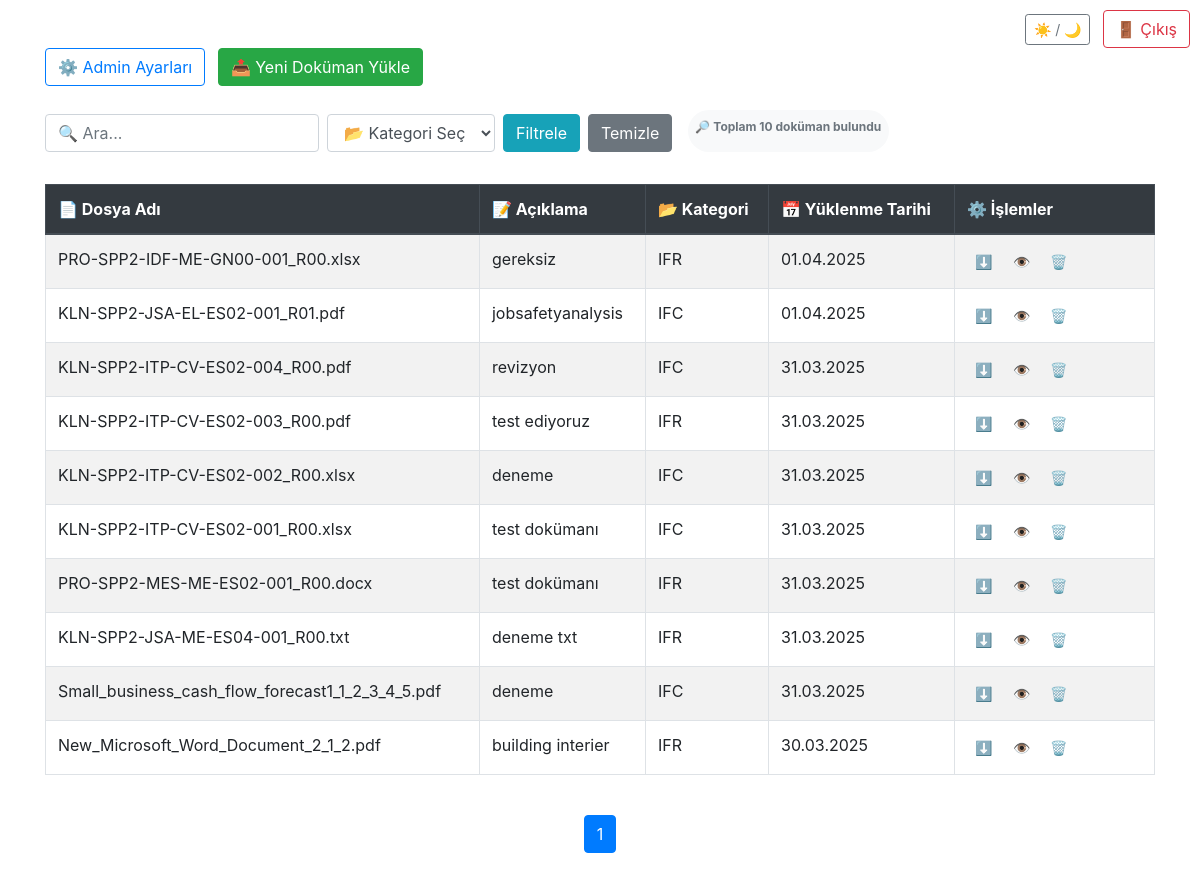
Page /documents (signed in) on the committed database.
### models.py (models this page shows)
class Document(db.Model):
    __tablename__ = 'documents'
    id = db.Column(db.Integer, primary_key=True)
    filename = db.Column(db.String(255), nullable=False)
    document_number = db.Column(db.String(100), nullable=True)
    description = db.Column(db.Text)
    upload_date = db.Column(db.DateTime, default=datetime.utcnow)
    user_id = db.Column(db.Integer, db.ForeignKey('users.id'))
    category = db.Column(db.String(50))
    project_code = db.Column(db.String(50))
    revision = db.Column(db.Integer, default=1)

### views/document_routes.py (the view, shortened to what this page needs)
@document_bp.route('/documents')
@login_required
def documents():
    search_query = request.args.get('query', '').lower()
    filter_category = request.args.get('filter_category', '').strip()
    page = request.args.get('page', 1, type=int)
    per_page = request.args.get('per_page', 10, type=int)
    query = Document.query
    if filter_category:
        query = query.filter_by(category=filter_category)
    total_docs = query.count()
    documents = query.order_by(Document.upload_date.desc()) \
                     .offset((page - 1) * per_page) \
                     .limit(per_page) \
                     .all()
    total_pages = math.ceil(total_docs / per_page) if total_docs else 1
    return render_template('index.html',
                        documents=documents,
                        search_query=search_query,
                        filter_category=filter_category,
                        current_page=page,
                        total_pages=total_pages,
                        per_page=per_page,
                        total_docs=total_docs)  # 🧩 Bunu ekle!

### app.py (called while the page is built)
@login_manager.user_loader
def load_user(user_id):
    return db.session.get(User, int(user_id))

@app.before_request
def before_request():
    if not current_user.is_authenticated:
        if request.endpoint:
            if request.endpoint.startswith("static"):
                return  # static dosyalar için engel olma
            if request.endpoint in ['auth.login', 'auth.logout']:
                return  # giriş çıkış işlemleri için engel olma
        return redirect(url_for('auth.login', next=request.url))

### templates/index.html (shortened to what this page needs)
{% extends "base.html" %}
{% block content %}
<div class="d-flex justify-content-between align-items-center mb-4">
  <div>
    {% if current_user.role == 'admin' %}
    <a href="{{ url_for('admin_settings.admin_settings') }}" class="btn btn-outline-primary mr-2">⚙️ Admin Ayarları</a>
    <a href="{{ url_for('upload.upload_file') }}" class="btn btn-success">📤 Yeni Doküman Yükle</a>
    {% endif %}
  </div>
</div>
<div class="mb-4 d-flex align-items-end flex-wrap gap-2">
  <form class="form-inline mr-3 mb-2" method="get">
    <div class="form-group mr-2">
      <input type="text" name="query" class="form-control" placeholder="🔍 Ara..." value="{{ search_query }}">
    </div>
    <div class="form-group mr-2">
      <select name="filter_category" class="form-control">
        <option value="">📂 Kategori Seç</option>
      </select>
    </div>
    <button type="submit" class="btn btn-info mr-2">Filtrele</button>
    <a href="{{ url_for('documents.documents') }}" class="btn btn-secondary">Temizle</a>
  </form>
  <div class="mb-2">
    <span class="badge badge-pill badge-light">
      <p class="text-muted mt-2">🔎 Toplam {{ total_docs }} doküman bulundu</p>
    </span>
  </div>
</div>
{% if documents %}
  <div class="table-responsive">
    <table class="table table-bordered table-hover table-striped">
      <thead class="thead-dark">
        <tr>
          <th>📄 Dosya Adı</th>
          <th>📝 Açıklama</th>
          <th>📂 Kategori</th>
          <th>📅 Yüklenme Tarihi</th>
          <th style="width: 200px;">⚙️ İşlemler</th>
        </tr>
      </thead>
      <tbody>
        {% for doc in documents %}
          <tr>
            <td>{{ doc.filename }}</td>
            <td>{{ doc.description }}</td>
            <td>{{ doc.category }}</td>
            <td>{{ doc.upload_date.strftime('%d.%m.%Y') }}</td>
            <td>
              <a href="{{ url_for('documents.download_file', filename=doc.filename) }}" class="btn btn-sm border-0">⬇️</a>
              <a href="{{ url_for('documents.preview_file', filename=doc.filename) }}" class="btn btn-sm border-0">👁️</a>
              {% if current_user.role == 'admin' %}
                <button class="btn btn-sm border-0" data-toggle="modal" data-target="#deleteModal" data-filename="{{ doc.filename }}">🗑️</button>
              {% endif %}
            </td>
          </tr>
        {% endfor %}
      </tbody>
    </table>
  </div>
{% else %}
  <p class="text-muted">Henüz doküman bulunmuyor.</p>
{% endif %}
<nav aria-label="Sayfalama">
  <ul class="pagination justify-content-center mt-4">
    {% for page_num in range(1, total_pages + 1) %}
      <li class="page-item {% if page_num == current_page %}active{% endif %}">
        <a class="page-link" href="{{ url_for('documents.documents', page=page_num, query=search_query, filter_category=filter_category) }}">
          {{ page_num }}
        </a>
      </li>
    {% endfor %}
  </ul>
</nav>
{% endblock %}

### templates/base.html (shortened to what this page needs)
<!DOCTYPE html>
<html lang="tr" data-theme="light">
<head>
  <link rel="stylesheet" href="https://stackpath.bootstrapcdn.com/bootstrap/4.5.2/css/bootstrap.min.css">
</head>
<body>
  <div class="theme-toggle">
    <button class="btn btn-sm btn-outline-secondary" onclick="toggleTheme()">☀️ / 🌙</button>
    <a href="{{ url_for('auth.logout') }}" class="btn btn-outline-danger ml-2">🚪 Çıkış</a>
  </div>
  <div class="container mt-5">
    {% block content %}{% endblock %}
  </div>
</body>
</html>

### templates/base.html (style rules this page uses)
:root { --bg-color-light: #ffffff; --text-color-light: #000000; --bg-color-dark: #121212; --text-color-dark: #f5f5f5; }
html[data-theme='light'] { background-color: var(--bg-color-light); color: var(--text-color-light); }
body { background-color: inherit; color: inherit; transition: all 0.3s ease; }
.theme-toggle { position: fixed; top: 10px; right: 10px; }

### rows in the picture
Document: filename "PRO-SPP2-IDF-ME-GN00-001_R00.xlsx", description "gereksiz", category "IFR", upload_date "01.04.2025"
Document: filename "KLN-SPP2-JSA-EL-ES02-001_R01.pdf", description "jobsafetyanalysis", category "IFC", upload_date "01.04.2025"
Document: filename "KLN-SPP2-ITP-CV-ES02-004_R00.pdf", description "revizyon", category "IFC", upload_date "31.03.2025"
Document: filename "KLN-SPP2-ITP-CV-ES02-003_R00.pdf", description "test ediyoruz", category "IFR", upload_date "31.03.2025"
Document: filename "KLN-SPP2-ITP-CV-ES02-002_R00.xlsx", description "deneme", category "IFC", upload_date "31.03.2025"
Document: filename "KLN-SPP2-ITP-CV-ES02-001_R00.xlsx", description "test dokümanı", category "IFC", upload_date "31.03.2025"
Document: filename "PRO-SPP2-MES-ME-ES02-001_R00.docx", description "test dokümanı", category "IFR", upload_date "31.03.2025"
Document: filename "KLN-SPP2-JSA-ME-ES04-001_R00.txt", description "deneme txt", category "IFR", upload_date "31.03.2025"
Document: filename "Small_business_cash_flow_forecast1_1_2_3_4_5.pdf", description "deneme", category "IFC", upload_date "31.03.2025"
Document: filename "New_Microsoft_Word_Document_2_1_2.pdf", description "building interier", category "IFR", upload_date "30.03.2025"

### other values in the picture
{{ total_docs }} "10"
{{ page_num }} "1"
